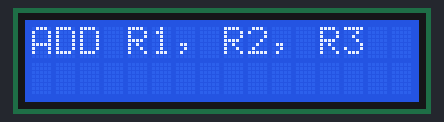
A sketch run on a simulated Arduino Uno, built with avr-gcc and run on an emulated ATmega328P. Shown: 16×2 character LCD.

Above: at 0.2 s.
At 36.2 s:
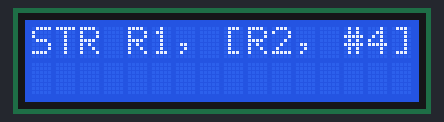
At 68.2 s:
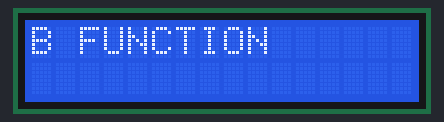
At 104.2 s:
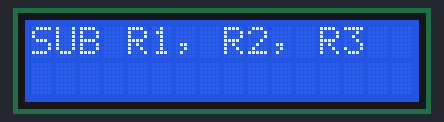

The sketch:

lcd.ino
```cpp
// #include < Wire .h> we are removing this because it is already added in liquid crystal library
#include <LiquidCrystal_I2C.h>

// Create the lcd object address 0x3F and 16 columns x 2 rows
LiquidCrystal_I2C lcd (0x27, 16,2);  //

void  setup () {
   // Initialize the LCD connected


}

void  loop () {
    //Here cursor is placed on first position (col: 0) of the second line (row: 1)
  lcd. setCursor (0, 1);
   // We write the number of seconds elapsed
  //lcd. print ( millis () / 1000);
  //lcd. print ( "SECONDS" );

    lcd. begin (16,2);
  lcd.init();
  lcd.clear();
  // Turn on the backlight on LCD.
  lcd. backlight ();

  // print the Message on the LCD.
  lcd. print ( "ADD R1, R2, R3" );
  delay(36000);
  lcd.clear();
  lcd. print ( "STR R1, [R2, #4]" );
  delay(32000);
  lcd.clear();

  lcd.clear();
  lcd. print ( "B FUNCTION" );
  delay(36000);
  lcd.clear();
  lcd. print ( "SUB R1, R2, R3" );
  delay(36000);
  lcd.clear();
  lcd. print ( "CMP R1, R2" );
  delay(36000);
  lcd.clear();
  lcd. print ( "MOV R1, #3" );
  delay(36000);
  lcd.clear();
  lcd. print ( "LDR R1, R2" );
  delay(40000);
  lcd.clear();

  delay (4000);

  }
```

Measured:
- what the display in image 0 shows lasts 36.1 s, from 0.1 s to 36.2 s
- what the display in image 1 shows lasts 32.0 s, from 36.2 s to 68.2 s
